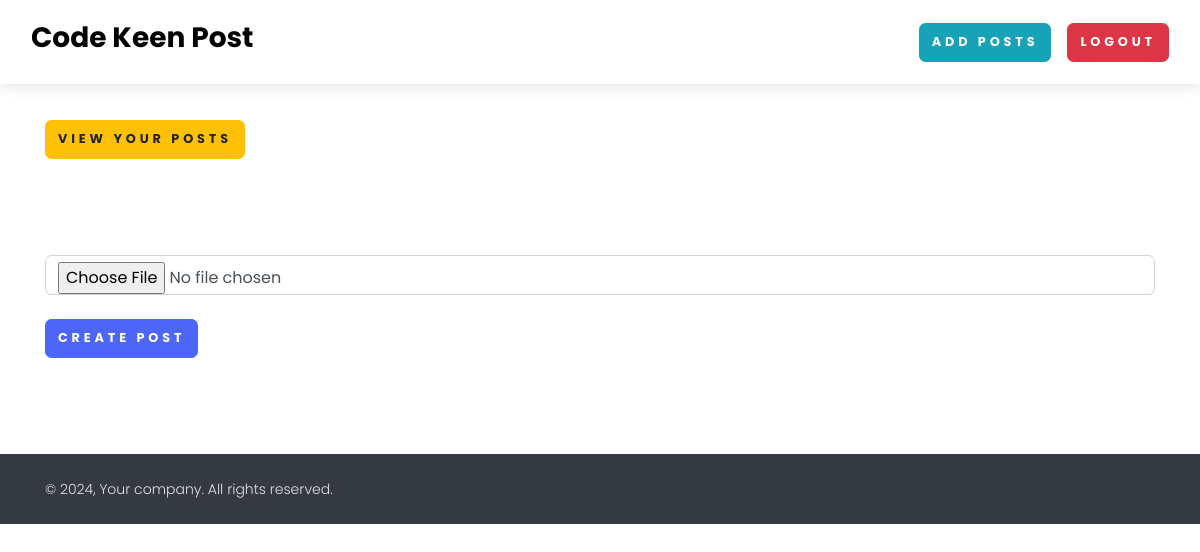
The app's page /post-update/suyash-is-king/ (signed in), older data.
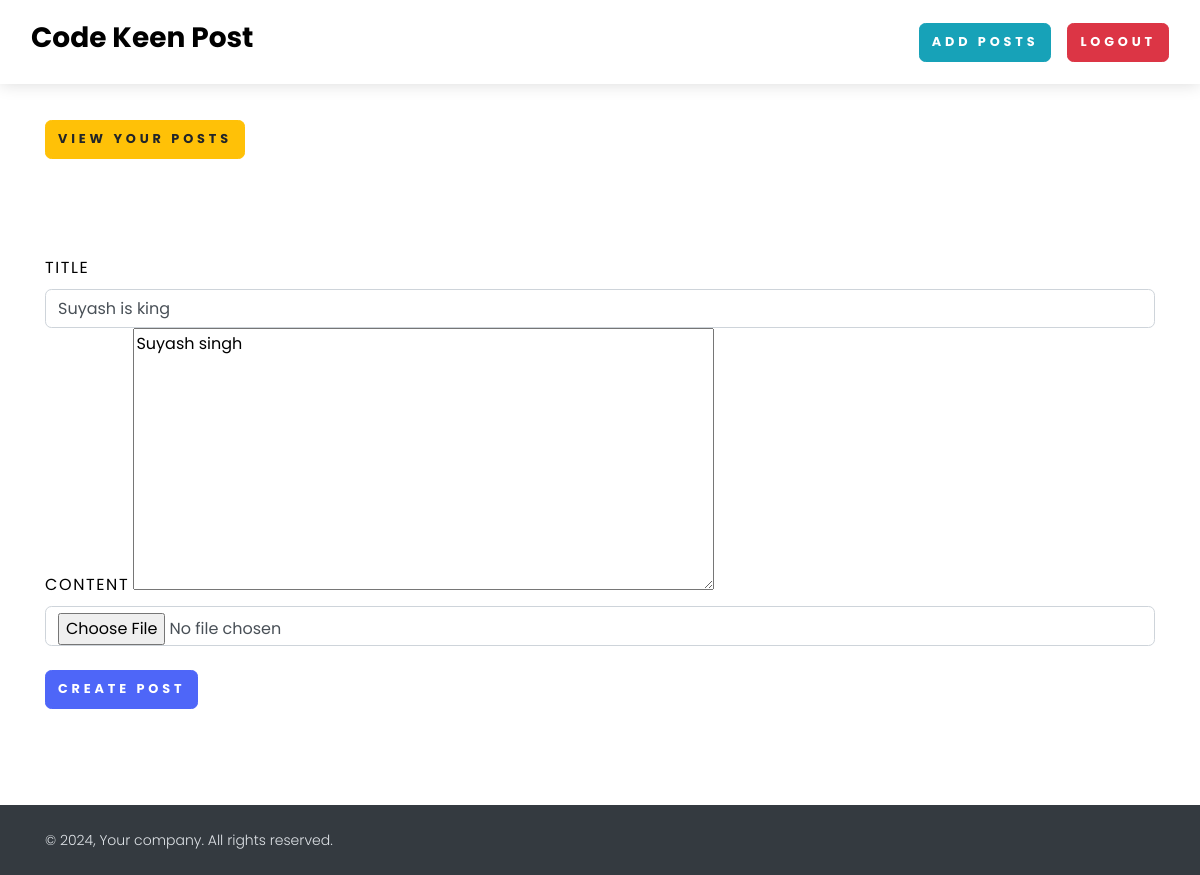
The same page, newer data.
### myApp/models.py (models this page shows, shortened)
class Post(models.Model):
    title = models.CharField(max_length=100)
    slug = models.SlugField(max_length=1000, null=True, blank=True)
    content = FroalaField()
    author = models.ForeignKey(User, on_delete=models.CASCADE)
    image = models.ImageField(upload_to='post',default='1_tCLgoTtePAdJhGRImx-B-g.jpg')
    published_date = models.DateTimeField(auto_now_add=True)

### myApp/views.py (the view, shortened to what this page needs)
# urls.py: path('post-update/<slug>/', views.post_update, name="post_update"),
def post_update(request, slug):
    context = {}
    try:
        post_obj = Post.objects.get(slug=slug)
        if post_obj.author != request.user:
            return redirect('/')
        initial_dict = {'content': post_obj.content}
        form = postForm(initial=initial_dict)
        context['post_obj'] = post_obj
        context['form'] = form
    except Exception as e:
        print(e)
    return render(request, 'update_post.html', context)

### myApp/form.py
class postForm(forms.ModelForm):
    class Meta:
        model = Post
        fields = ['title', 'content']

### myApp/templates/update_post.html (shortened to what this page needs)
{% extends "base.html" %}
{% block start %}
{% load static %}
<div class="container mt-5">
    <a href="{% url 'see_post' %}" class="btn btn-warning">View Your Posts</a>
    <form method="post" class="mt-5 pt-5 mb-5 pb-5" enctype="multipart/form-data">
        <div class="row">
            <div class="col-md-12">
                {% for field in form %}
                    {% if field.name == 'title' %}
                        <label for="{{ field.id_for_label }}" class="form-label" style="font-size :16px; color: black">{{ field.label }}</label>
                        <input type="text" value="{{ post_obj.title }}" class="form-control" placeholder="Enter title" name="title">
                    {% else %}
                        <label for="{{ field.id_for_label }}" class="form-label" style="font-size :16px; color: black">{{ field.label }}</label>
                        {{ field }}
                    {% endif %}
                {% endfor %}
            </div>
            <div class="col-md-12">
                <input type="file" name="image" class="form-control" >
                </div>
        </div>
        <button type="submit" class="btn btn-primary mt-4">Create Post</button>
    </form>
</div>
{% endblock %}

Row changes from the older to the newer data that the page shows:
added Post: title "Suyash is king", form "Suyash singh"
Text that changed along with them:
new list line: "TITLE"
new list line: "CONTENT"
